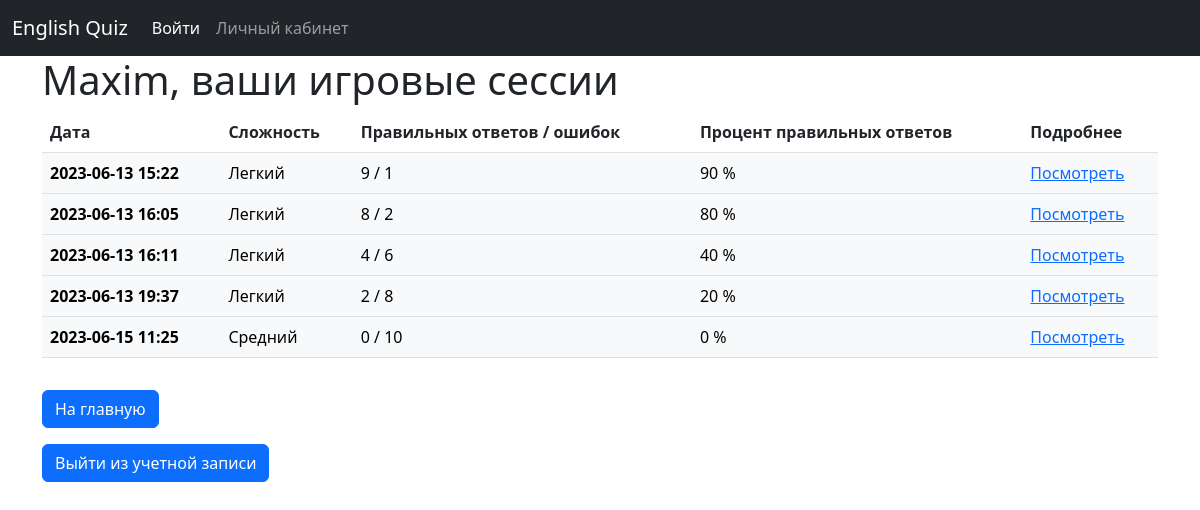
Screenshot of /profile (signed in) with the database file from the repository.
### models/models_db.py (models this page shows, shortened)
class User(db.Model, UserMixin):
    __tablename__ = 'users'
    id = db.Column(db.Integer, primary_key=True)
    username = db.Column(db.String(100), nullable=False, default='Unknown User')
    email = db.Column(db.String(100), nullable=False, unique=True)
    password = db.Column(db.String(100), nullable=False)
    date_of_registration = db.Column(db.DateTime, default=datetime.today())
    sessions = db.relationship('Session', backref='user', lazy=True)

class Question(db.Model):
    __tablename__ = 'questions'
    id = db.Column(db.Integer, primary_key=True)
    level = db.Column(db.Integer, nullable=False)
    question = db.Column(db.String(100), nullable=False)
    answer = db.Column(db.String(100), nullable=False)

class Session(db.Model):
    __tablename__ = 'sessions'
    id = db.Column(db.Integer, primary_key=True)
    user_id = db.Column(db.Integer, db.ForeignKey('users.id'))
    questions = db.relationship('Question', secondary=questions_sessions, lazy='subquery',
                                backref=db.backref('sessions', lazy=True))
    current_answer_num = db.Column(db.Integer, default=0)
    answers = db.Column(db.PickleType, nullable=True)
    correct_answers = db.Column(db.Integer, nullable=False, default=0)
    wrong_answers = db.Column(db.Integer, nullable=False, default=0)
    date = db.Column(db.DateTime, default=datetime.today())
    level = db.Column(db.Integer, nullable=False)
    def get_answers_list(self):
        return pickle.loads(self.answers)

### app.py (the view)
@app.route('/profile')
@login_required
def profile():  # Страница статистикиe
    sessions = []
    for session in current_user.sessions:
        results = session.get_answers_list()
        if results:
            correct_answers = len([res for qst, res in results if res])
            incorrect_answers = len(results) - correct_answers
            percent_of_correct_answers = round(correct_answers / len(results) * 100)
            difficulty_levels = ('Легкий', 'Средний', 'Тяжелый')
            session_data = {
                'id': session.id,
                'level': difficulty_levels[session.level - 1],
                'date': session.date.strftime('%Y-%m-%d %H:%M'),
                'correct_answers': correct_answers,
                'incorrect_answers': incorrect_answers,
                'percent_of_correct_answers': percent_of_correct_answers
            }
            sessions.append(session_data)
    return render_template('profile.html', user=current_user, sessions=sessions)

### app.py (called while the page is built)
@login_manager.user_loader
def load_user(user_id):
    print("load_user")
    return User.query.get(user_id)

### templates/profile.html (shortened to what this page needs)
{% extends 'base.html' %}
{% block body %}
    <div class="container">
        <div class="row">
            <div class="col-lg-12">
                <div class="page-header">
                    <h1 id="tables">{{ user.username }}, ваши игровые сессии</h1>
                </div>
                <div class="bs-component">
                    <table class="table table-hover">
                        <thead>
                        <tr>
                            <th scope="col">Дата</th>
                            <th scope="col">Сложность</th>
                            <th scope="col">Правильных ответов / ошибок</th>
                            <th scope="col">Процент правильных ответов</th>
                            <th scope="col">Подробнее</th>
                        </tr>
                        </thead>
                        <tbody>
                        {% for session in sessions %}
                            <tr class="table-light">
                                <th scope="row">{{ session.date }}</th>
                                <td>{{ session.level }}</td>
                                <td>{{ session.correct_answers }} / {{ session.incorrect_answers }}</td>
                                <td>{{ session.percent_of_correct_answers }} %</td>
                                <td><a href="stat/{{ session.id }}">Посмотреть</a></td>
                            </tr>
                        {% endfor %}
                        </tbody>
                    </table>
                    <a href="{{ url_for('index') }}">
                        <button class="source-button btn btn-primary btn-xs my-3" type="button" tabindex="0">На главную
                        </button>
                    </a>
                    <br>
                    <a href="{{ url_for('logout') }}">
                        <button class="source-button btn btn-primary btn-xs" type="button" tabindex="0">Выйти из учетной записи
                        </button>
                    </a>
                </div>
            </div>
        </div>
    </div>
{% endblock %}

### rows the page displays
User: username "Maxim"
Question: date "2023-06-13 15:22", level "Легкий", correct_answers "9", incorrect_answers "1", percent_of_correct_answers "90"

### other values shown
{{ session.date }} "2023-06-13 16:05" "2023-06-13 16:11" "2023-06-13 19:37"
{{ session.level }} "Легкий" "Легкий" "Легкий"
{{ session.correct_answers }} "8" "4" "2"
{{ session.incorrect_answers }} "2" "6" "8"
{{ session.percent_of_correct_answers }} "80" "40" "20"
{{ session.date }} "2023-06-15 11:25"
{{ session.level }} "Средний"
{{ session.correct_answers }} "0"
{{ session.incorrect_answers }} "10"
{{ session.percent_of_correct_answers }} "0"
